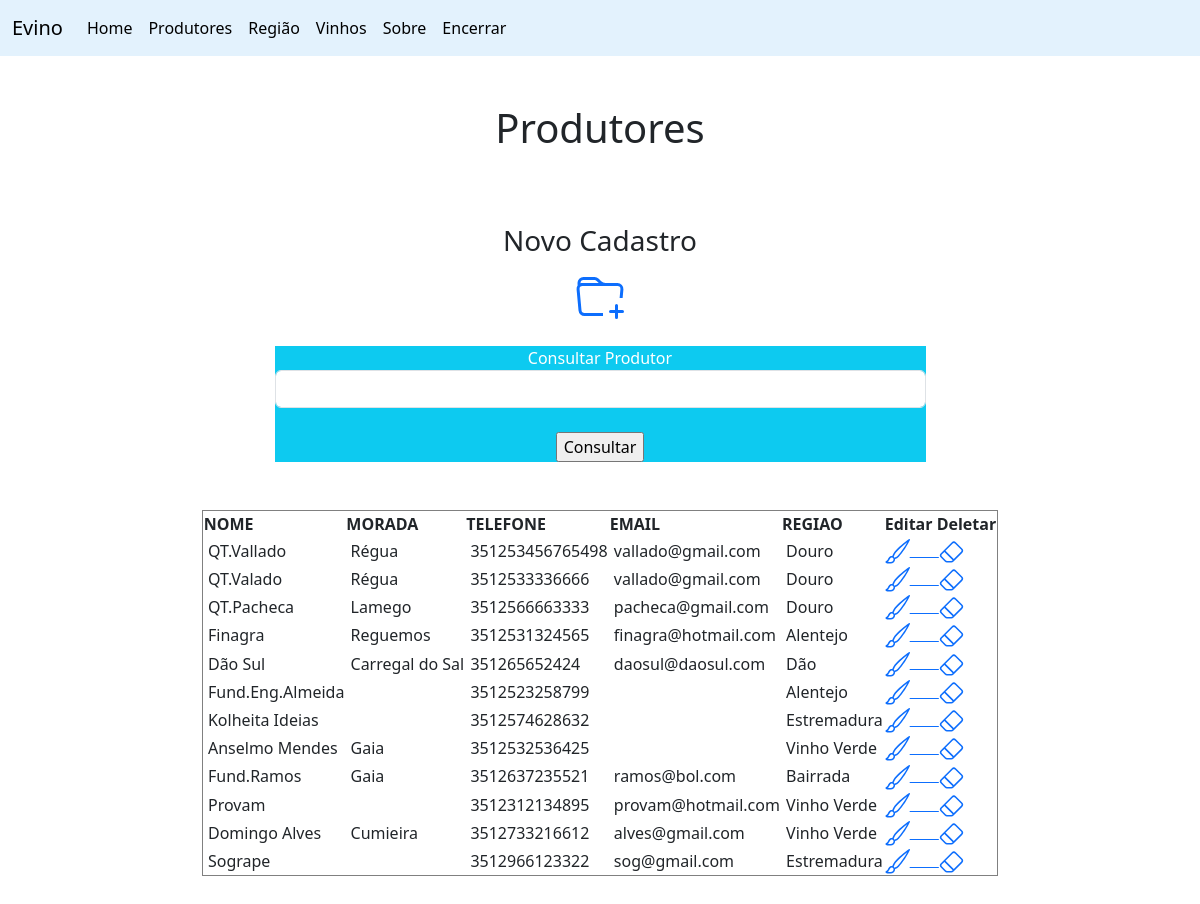
The app's page /produtorform.php (signed in) with its own data.
### tables this page shows
CREATE TABLE `produtor` (
  `pro_idProdutor` int NOT NULL AUTO_INCREMENT,
  `pro_nome` varchar(255) NOT NULL,
  `pro_morada` varchar(255) DEFAULT NULL,
  `pro_telefone` bigint DEFAULT NULL,
  `pro_email` varchar(255) DEFAULT NULL,
  `FK_reg_idRegiao` int DEFAULT NULL,
  PRIMARY KEY (`pro_idProdutor`),
  KEY `FK_reg_idRegiao` (`FK_reg_idRegiao`),
  CONSTRAINT `produtor_ibfk_1` FOREIGN KEY (`FK_reg_idRegiao`) REFERENCES `regiao` (`reg_idRegiao`)
);

CREATE TABLE `regiao` (
  `reg_idRegiao` int NOT NULL AUTO_INCREMENT,
  `reg_desig` varchar(255) NOT NULL,
  PRIMARY KEY (`reg_idRegiao`)
);

### produtorform.php (the view, shortened to what this page needs)
<!DOCTYPE html>
<html lang="pt-br">
<head>
</head>
<link href="css/bootstrap.min.css" rel="stylesheet">
<link rel="stylesheet" href="https://cdn.jsdelivr.net/npm/bootstrap-icons@1.8.3/font/bootstrap-icons.css">
<body>
<nav class="navbar navbar-expand-lg navbar-light" style="background-color: #e3f2fd;">
  <div class="container-fluid">
    <a class="navbar-brand" href="index.php">Evino</a>
    <div class="collapse navbar-collapse" id="navbarNavDropdown">
      <ul class="navbar-nav">
        <li class="nav-item">
          <a class="nav-link active" aria-current="page" href="home.php">Home</a>
        </li>
        <li class="nav-item">
          <a class="nav-link active" aria-current="page" href="produtorform.php">Produtores</a>
        </li>
        <li class="nav-item">
          <a class="nav-link active" aria-current="page" href="regiao.php">Região</a>
        </li>
        <li class="nav-item">
          <a class="nav-link active" aria-current="page" href="vinhoform.php">Vinhos</a>
        </li>
        <li class="nav-item">
          <a class="nav-link active" aria-current="page" href="sobre.php">Sobre</a>
        </li>
        <li class="nav-item">
          <a class="nav-link active" aria-current="page" href="encerrar.php">Encerrar</a>
        </li>
      </ul>
    </div>
  </div>
</nav>
    <br><br>
    <center><h1>Produtores</h1></center>
<br><br>
<center>
<p><h3>Novo Cadastro</h3></p>
<a href='form_insert_produtor.php'>
</a>
</center>
<br>
<center>
    <div class="container">
    <div class="col-7 bg-info text-white  align-items-center text-center">
      <form action=" " method="post" name="produtor">
        <label for="pesquisar">Consultar Produtor</label>
        <input type="text" name="pesquisar" id="pesquisar" class="form-control align-items-center"/>
        <br>
        <input type="submit" value="Consultar"/>
      </form>
    </div>
  </div>
</center>
<br><br>
<center>
<?php
include 'conexao.php';
if($_POST){
  $pesquisa = $_POST['pesquisar'];
  $sql = "SELECT * from produtor, regiao where FK_reg_idRegiao = reg_idRegiao AND pro_nome LIKE '$pesquisa%' ORDER BY pro_idProdutor";
} else {
  $sql = "SELECT * from produtor, regiao where FK_reg_idRegiao = reg_idRegiao ORDER BY pro_idProdutor";
}
echo "<table border=1>";
echo "<tr>";
echo "<th>NOME</th>";
echo "<th>MORADA</th>";
echo "<th>TELEFONE</th>";
echo "<th>EMAIL</th>";
echo "<th>REGIAO</th>";
echo "<th>Editar Deletar</th>";
echo "<tr>";
$result = mysqli_query($con, $sql) or die('Erro ao retornar os dados');
while($res = mysqli_fetch_array($result)){
    $id = $res['pro_idProdutor'];
    echo "<tr>";
    echo "<td>&nbsp;".$res['pro_nome']."</td>";
    echo "<td>&nbsp;".$res['pro_morada']."</td>";
    echo "<td>&nbsp;".$res['pro_telefone']."</td>";
    echo "<td>&nbsp;".$res['pro_email']."</td>";
    echo "<td>&nbsp;".$res['reg_desig']."</td>";
    echo "<td></a><a href='form_update_produtor.php?id=$id'><svg xmlns='http://www.w3.org/2000/svg' width='25' height='25' fill='currentColor' class='bi bi-brush' viewBox='0 0 16 16'><path d='M15.825.12a.5.5 0 0 1 .132.584c-1.53 3.43-4.743 8.17-7.095 10.64a6.067 6.067 0 0 1-2.373 1.534c-.018.227-.06.538-.16.868-.201.659-.667 1.479-1.708 1.74a8.118 8.118 0 0 1-3.078.132 3.659 3.659 0 0 1-.562-.135 1.382 1.382 0 0 1-.466-.247.714.714 0 0 1-.204-.288.622.622 0 0 1 .004-.443c.095-.245.316-.38.461-.452.394-.197.625-.453.867-.826.095-.144.184-.297.287-.472l.117-.198c.151-.255.326-.54.546-.848.528-.739 1.201-.925 1.746-.896.126.007.243.025.348.048.062-.172.142-.38.238-.608.261-.619.658-1.419 1.187-2.069 2.176-2.67 6.18-6.206 9.117-8.104a.5.5 0 0 1 .596.04zM4.705 11.912a1.23 1.23 0 0 0-.419-.1c-.246-.013-.573.05-.879.479-.197.275-.355.532-.5.777l-.105.177c-.106.181-.213.362-.32.528a3.39 3.39 0 0 1-.76.861c.69.112 1.736.111 2.657-.12.559-.139.843-.569.993-1.06a3.122 3.122 0 0 0 .126-.75l-.793-.792zm1.44.026c.12-.04.277-.1.458-.183a5.068 5.068 0 0 0 1.535-1.1c1.9-1.996 4.412-5.57 6.052-8.631-2.59 1.927-5.566 4.66-7.302 6.792-.442.543-.795 1.243-1.042 1.826-.121.288-.214.54-.275.72v.001l.575.575zm-4.973 3.04.007-.005a.031.031 0 0 1-.007.004zm3.582-3.043.002.001h-.002z'/></svg></a><a href='valida_delete_produtor.php?id=$id'>&nbsp;&nbsp;&nbsp;&nbsp;&nbsp;&nbsp;&nbsp;<svg xmlns='http://www.w3.org/2000/svg' width='25' height='25' fill='currentColor' class='bi bi-eraser' viewBox='0 0 16 16'><path d='M8.086 2.207a2 2 0 0 1 2.828 0l3.879 3.879a2 2 0 0 1 0 2.828l-5.5 5.5A2 2 0 0 1 7.879 15H5.12a2 2 0 0 1-1.414-.586l-2.5-2.5a2 2 0 0 1 0-2.828l6.879-6.879zm2.121.707a1 1 0 0 0-1.414 0L4.16 7.547l5.293 5.293 4.633-4.633a1 1 0 0 0 0-1.414l-3.879-3.879zM8.746 13.547 3.453 8.254 1.914 9.793a1 1 0 0 0 0 1.414l2.5 2.5a1 1 0 0 0 .707.293H7.88a1 1 0 0 0 .707-.293l.16-.16z'/></svg></a> </td>";
    echo "</tr>";
  }
echo "</table>";
?>
<br><br><br><br><br>
</center>
</body>
</html>

### records on screen
produtor: pro_nome "QT.Vallado", pro_morada "Régua", pro_telefone "351253456765498", pro_email "vallado@gmail.com", FK_reg_idRegiao.reg_desig "Douro"
produtor: pro_nome "QT.Valado", pro_morada "Régua", pro_telefone "3512533336666", pro_email "vallado@gmail.com", FK_reg_idRegiao.reg_desig "Douro"
produtor: pro_nome "QT.Pacheca", pro_morada "Lamego", pro_telefone "3512566663333", pro_email "pacheca@gmail.com", FK_reg_idRegiao.reg_desig "Douro"
produtor: pro_nome "Finagra", pro_morada "Reguemos", pro_telefone "3512531324565", pro_email "finagra@hotmail.com", FK_reg_idRegiao.reg_desig "Alentejo"
produtor: pro_nome "Dão Sul", pro_morada "Carregal do Sal", pro_telefone "351265652424", pro_email "daosul@daosul.com", FK_reg_idRegiao.reg_desig "Dão"
produtor: pro_nome "Fund.Eng.Almeida", pro_telefone "3512523258799", FK_reg_idRegiao.reg_desig "Alentejo"
produtor: pro_nome "Kolheita Ideias", pro_telefone "3512574628632", FK_reg_idRegiao.reg_desig "Estremadura"
produtor: pro_nome "Anselmo Mendes", pro_morada "Gaia", pro_telefone "3512532536425", FK_reg_idRegiao.reg_desig "Vinho Verde"
produtor: pro_nome "Fund.Ramos", pro_morada "Gaia", pro_telefone "3512637235521", pro_email "ramos@bol.com", FK_reg_idRegiao.reg_desig "Bairrada"
produtor: pro_nome "Provam", pro_telefone "3512312134895", pro_email "provam@hotmail.com", FK_reg_idRegiao.reg_desig "Vinho Verde"
produtor: pro_nome "Domingo Alves", pro_morada "Cumieira", pro_telefone "3512733216612", pro_email "alves@gmail.com", FK_reg_idRegiao.reg_desig "Vinho Verde"
produtor: pro_nome "Sogrape", pro_telefone "3512966123322", pro_email "sog@gmail.com", FK_reg_idRegiao.reg_desig "Estremadura"
